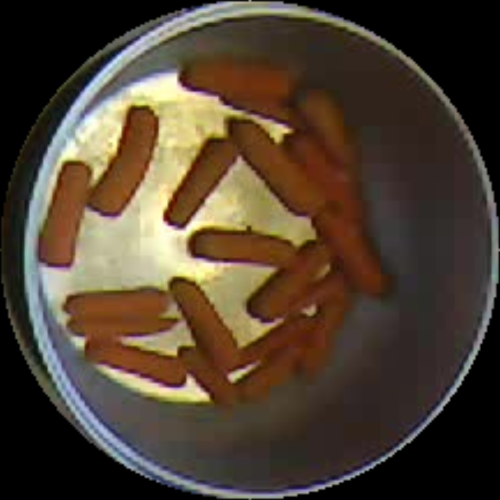
#> input picture Main_program/plaatje voor Lou.jpg, 1000 x 1000 px (shown at 1/2 size)
$ python -i Bean_detect.py   (imports and definitions only)   (older library calls are emulated)
#> lines starting #> are read from the running program, lines starting #| are printed output that depends on the picture; after the words box and inside, x2 and y2 are one past the last pixel; in counts of white or black regions, pixels touching at a corner belong together
#> further down, picture is the input picture: shape (1000, 1000, 3); mean B, G, R 50.2, 65.2, 79.2
### Main_program/Food.py
import cv2
from enum import Enum
import numpy as np
import random as rng
import colorsys

rng.seed(12345)

class Shape(Enum):
    Circle = 0
    Rectangle = 1
    Oval = 2

class Food:
    def __init__(self, image, shape, x, y, width, height):
        self.image = image
        self.shape = shape
        self.x = x
        self.y = y
        self.width = width
        self.height = height
        self.area, self.perimeter = self.determineArea(image)
        self.prominentColor = self.determineProminentColor(image)

    def getImage(self):
        return self.image

    # [5 lines left out: function getShape, not called in this run]

    def getArea(self):
        return self.area

    def getPerimeter(self):
        return self.perimeter

    def getProminentColorBlue(self):
        return self.prominentColor[0]
    def getProminentColorGreen(self):
        return self.prominentColor[1]
    def getProminentColorRed(self):
        return self.prominentColor[2]

    def getProminentHue(self):
        return int(colorsys.rgb_to_hsv(((self.getProminentColorRed()/255) if self.getProminentColorRed()>0 else 0), ((self.getProminentColorGreen()/255) if self.getProminentColorGreen()>0 else 0), ((self.getProminentColorBlue()/255) if self.getProminentColorBlue()>0 else 0))[0]*180)


    def determineArea(self, image):
        gray = cv2.cvtColor(image, cv2.COLOR_BGR2GRAY)
        (ret, binaryImage) = cv2.threshold(gray, 10, 255, cv2.THRESH_BINARY)
        # Find contours
        contours, hierarchy = cv2.findContours(binaryImage, cv2.RETR_EXTERNAL, cv2.CHAIN_APPROX_SIMPLE)
        # Draw contours
        drawing = np.zeros((gray.shape[0], gray.shape[1], 3), dtype=np.uint8)
        highest = 0
        countervalue = 0
        for i in range(len(contours)):
            area = cv2.contourArea(contours[i])
            if area > highest:
                highest = area
                countervalue = i
        color = (rng.randint(0, 256), rng.randint(0, 256), rng.randint(0, 256))
        cv2.drawContours(drawing, contours, countervalue, color, 2, cv2.LINE_8, hierarchy, 0)
        # Show in a window
        # cv2.imshow('Contours', drawing)
        if len(contours)> 0:
            return highest, cv2.arcLength(contours[countervalue],True)
        else:
            return 0, 0

    def determineProminentColor(self, img):
        Z = img.reshape((-1, 3))

        # convert to np.float32
        Z = np.float32(Z)

        # define criteria, number of clusters(K) and apply kmeans()
        criteria = (cv2.TERM_CRITERIA_EPS + cv2.TERM_CRITERIA_MAX_ITER, 10, 1.0)
        K = 2
        ret, label, center = cv2.kmeans(Z, K, None, criteria, 10, cv2.KMEANS_RANDOM_CENTERS)

        black = np.array([0,0,0])

        # Now convert back into uint8, and make original image
        center = np.uint8(center)
        res = center[label.flatten()]
        res2 = res.reshape((img.shape))
        for i in range(len(res2)):
            for j in range(len(res2)):
                if res2[j][i][0] > 10 or res2[j][i][1] > 10 or res2[j][i][2] > 10:
                    return res2[j][i]
        return black

class Meatball(Food):
    def __init__(self, image, x, y, width, height):
        super(Meatball, self).__init__(image, Shape.Circle, x, y, width, height)

class Pasta(Food):
    def __init__(self, image, x, y, width, height):
        super(Pasta, self).__init__(image, Shape.Rectangle, x, y, width, height)

class Bean(Food):
    def __init__(self, image, x, y, width, height):
        super(Bean, self).__init__(image, Shape.Rectangle, x, y, width, height)

class Fishstick(Food):
    def __init__(self, image, x, y, width, height):
        super(Fishstick, self).__init__(image, Shape.Rectangle, x, y, width, height)

class Potato(Food):
    def __init__(self, image, x, y, width, height):
        super(Potato, self).__init__(image, Shape.Oval, x, y, width, height)

class Carrot(Food):
    def __init__(self, image, x, y, width, height):
        super(Carrot, self).__init__(image, Shape.Rectangle, x, y, width, height)

### Main_program/Bean_detect.py
import cv2
import numpy as np
import os
import Food

class Bean_detect:
    def getBeans(self, image):
        return self.__findBeans(image)

    def __findBeans(self, image):
        MINIMAL_HSV = np.array([29, 115, 160], np.uint8)
        MAXIMAL_HSV = np.array([45, 245, 255], np.uint8)
        hsv = cv2.cvtColor(image, cv2.COLOR_BGR2HSV)
#> hsv: shape (1000, 1000, 3); mean H, S, V 25.8, 86, 81.2

        # Filter out the object by finding the correct color mask
        blur = cv2.GaussianBlur(hsv,(25, 25),cv2.BORDER_DEFAULT)
#> blur: shape (1000, 1000, 3); mean H, S, V 25.8, 86, 81.2
        mask = cv2.inRange(blur,MINIMAL_HSV, MAXIMAL_HSV) # mask pasta no water
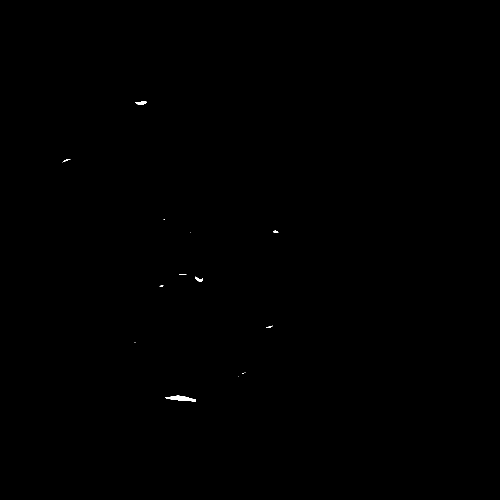
#> mask: shape (1000, 1000) (shown at 1/2 size); 0.07% white; 14 white regions (7 under 20 px)
        # mask = cv2.inRange(blur, (20, 85, 120), (179, 255, 255)) # mask beans
        # Find the contours of the object

        # Create a new image showing only the filtered out object
        filteredImage = cv2.bitwise_and(image, image, mask=mask)
        contours = cv2.findContours(mask, cv2.RETR_EXTERNAL, cv2.CHAIN_APPROX_SIMPLE)
#> contours = 14 contours, 10 with area under 20; largest, box (x1, y1, x2, y2) and area: (330, 791, 392, 803) 332, (271, 203, 294, 210) 88, (390, 553, 406, 563) 59, (546, 461, 557, 465) 20

        kernel = np.array([[1, 1, 1], [1, -13, 1], [1, 1, 1]], dtype=np.float32)
        # Use laplacian filtering and convert it to CV_32F
        # This is because something deeper than CV_8U is needed because of negative values in the kernel
        imgLaplacian = cv2.filter2D(filteredImage, cv2.CV_32F, kernel)
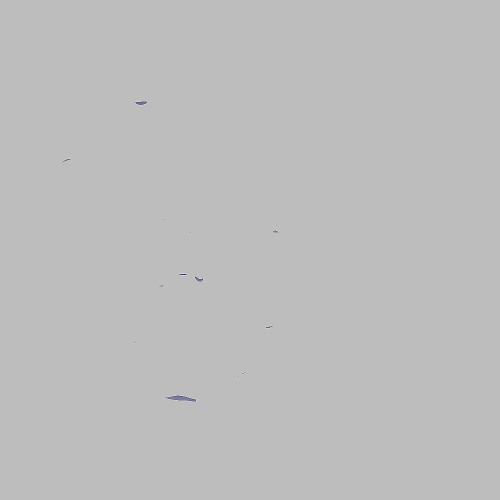
#> imgLaplacian: shape (1000, 1000, 3) float32 (shown at 1/2 size); mean B, G, R -0.4, -0.7, -0.7; drawn with min black and max white
        sharp = np.float32(filteredImage)
        imgResult = sharp - imgLaplacian
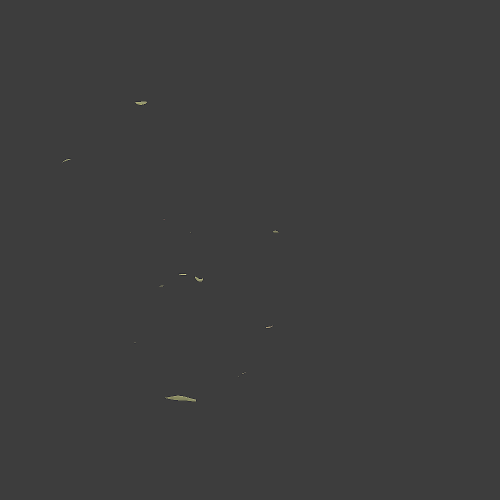
#> imgResult: shape (1000, 1000, 3) float32 (shown at 1/2 size); mean B, G, R 0.5, 0.9, 0.9; drawn with min black and max white

        # Convert the image back to 8bits gray scale
        imgResult = np.clip(imgResult, 0, 255)
#> imgResult: shape (1000, 1000, 3) float32; 0.07% white; 14 white regions (7 under 20 px), largest, box (x1, y1, x2, y2) and area: (330, 791, 392, 803) 395, (271, 203, 294, 210) 112, (390, 553, 406, 563) 78
        imgResult = imgResult.astype('uint8')
        imgLaplacian = np.clip(imgLaplacian, 0, 255)
        imgLaplacian = np.uint8(imgLaplacian)

        bw = cv2.cvtColor(imgResult, cv2.COLOR_BGR2GRAY)
        _, bw = cv2.threshold(bw, 20, 250, cv2.THRESH_BINARY | cv2.THRESH_OTSU)

        dist = cv2.distanceTransform(bw, cv2.DIST_L2, 3)
        # Normalize the distance image for range = {0.0, 1.0}
        # so we can visualize and threshold it
        cv2.normalize(dist, dist, 0, 1.0, cv2.NORM_MINMAX)
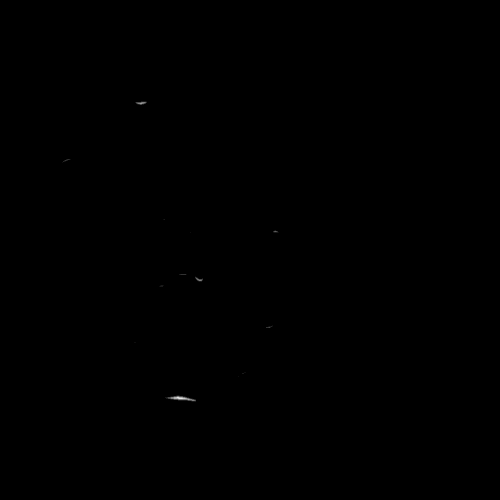
#> dist: shape (1000, 1000) float32 (shown at 1/2 size); min 0, max 1, mean 0.000271

        _, dist = cv2.threshold(dist, 0, 1.0, cv2.THRESH_BINARY)


        dist_8u = dist.astype('uint8')

        # Find total markers
        contours, _ = cv2.findContours(dist_8u, cv2.RETR_EXTERNAL, cv2.CHAIN_APPROX_SIMPLE)
        # Create the marker image for the watershed algorithm
        markers = np.zeros(dist.shape, dtype=np.int32)
        tempImage = np.zeros(dist.shape, dtype=np.int32)

        beansList = []
        for i in range(len(contours)):
            # Draw the foreground markers
            cv2.drawContours(markers, contours, i, (i+1), -1)

            # Draw the individual markers on seperate images
            cv2.drawContours(tempImage, contours, i, (i+1), -1)
            windowname = "Contour" + str(i)
            tempImage_8u = (tempImage * 10).astype('uint8')
            # Create a new image containing the contents of a single contour
            cnt = cv2.bitwise_and(image, image, mask=tempImage_8u)
            # Crop the new image to the minimal size
            if cv2.contourArea(contours[i]) > 200 and cv2.contourArea(contours[i]) < 12000:
                x,y,w,h = cv2.boundingRect(contours[i])
                cropped_image = cnt[y:y+h, x:x+w]
                # beansList.append(cropped_image)
                bean = Food.Bean(image=cropped_image, x=x, y=y, width=w, height=h)
                beansList.append(bean)
            tempImage = np.zeros(dist.shape, dtype=np.int32)
#> this loop made 14 passes
#> (windowname, x, y, w, h) on pass 1: ('Contour0', 330, 791, 62, 12)
#> markers: shape (1000, 1000) int32; 15 distinct labels, from 0 to 14
#> tempImage: shape (1000, 1000) int32; every value is 0
#> after the loop, beansList = 1 item
        return beansList

>>> import cv2
>>> picture = cv2.imread('plaatje voor Lou.jpg')
>>> result = Bean_detect().getBeans(picture)
#> result = 1 item
